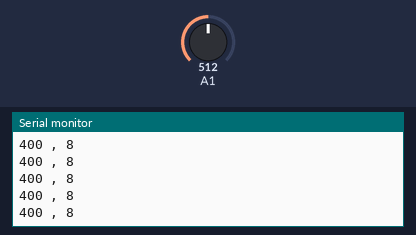
The sketch below on a simulated Arduino Uno, built with avr-gcc and run on an emulated ATmega328P. Shown: the last lines printed to the serial monitor. The test bench sets the inputs (shaded band); at power-on: A1 = 512.

Above: at 1.7 s.
1.8 s: A1 set to 716
At 2.09 s:
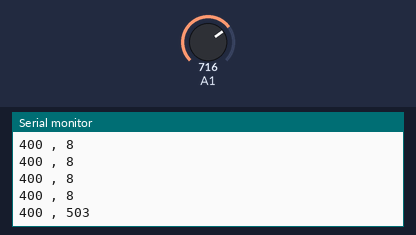
3.3 s: A1 set to 900
At 3.39 s:
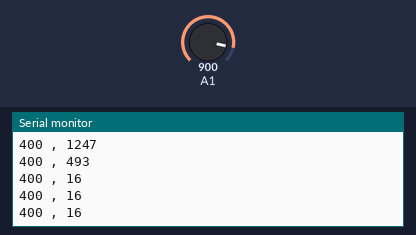
Timing chart, 0 to 6.3 s (numbered marks = the images above; inputs shaded):
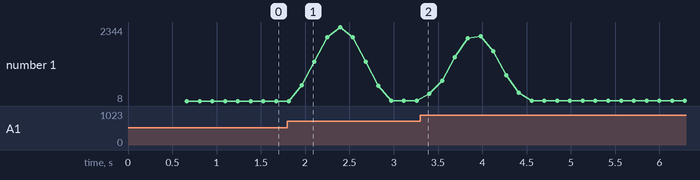

The sketch:

fft_analyzer.ino
```cpp
#include "arduinoFFT.h"

arduinoFFT FFT;

const uint16_t samples = 64; //This value MUST ALWAYS be a power of 2
const double samplingFrequency = 2000;
const double signalFrequency = 1000;
const uint8_t amplitude = 100;

double vReal[samples];
double vImag[samples];
double vReal_fft[samples];
double vImag_fft[samples];

void setup() {
  // シリアル通信を開始します（9600bps）
  Serial.begin(115200);
  for (uint16_t i = 0;i < samples; i++)
  {
    vReal[i] = analogRead(A1);
    vImag[i] = 0.0;
    delay(8);
  }
}

void loop() {
  for (uint16_t i = 0;i < 56; i++)
  {
    vReal[i] = vReal[i+8];
    vImag[i] = 0.0;
    vReal_fft[i]= vReal[i];
  }

  for (uint16_t i = 56;i < samples; i++)
  {
    vReal[i] = analogRead(A1);
    vImag[i] = 0.0;
    vReal_fft[i]= vReal[i];
    delay(8);
  }


  FFT = arduinoFFT(vReal_fft, vImag, samples, samplingFrequency);
  FFT.Windowing(FFT_WIN_TYP_HAMMING, FFT_FORWARD);
  FFT.Compute(FFT_FORWARD);
  FFT.ComplexToMagnitude();

  PrintVectorPlot(vReal_fft, (samples >> 1));
}

void PrintVectorPlot(double *vData, uint16_t bufferSize)
{
  int a =0;
  for (uint16_t i = 0; i < bufferSize; i++)
  {
    if(vData[i] <1000){
    // Serial.print(vData[i], 4);
    if(i>8 && i<24){
      a += vData[i];
    }
    }else{
      // Serial.print(0, 4);
    }
    // Serial.print(" , ");
    // Serial.print(200);
    // Serial.println();
  }

  Serial.print(400);
  Serial.print(" , ");
  Serial.println(a);
}
```

Measured:
- after the input at 1.8 s, the serial monitor: prints a new line after 0.16 s (image 1)
- plotted number 1: 8 → 16 after the input at 1.8 s, 16 → 21 after the input at 3.3 s
